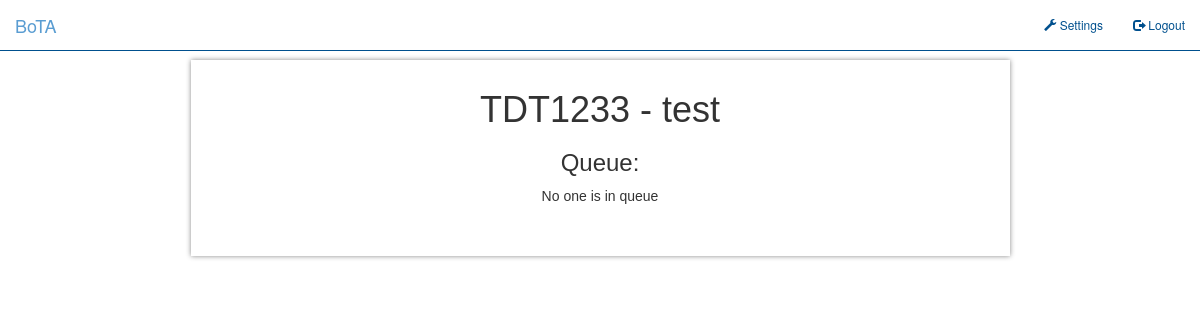
Before: /course/TDT1233/ta (signed in) with the older database file.
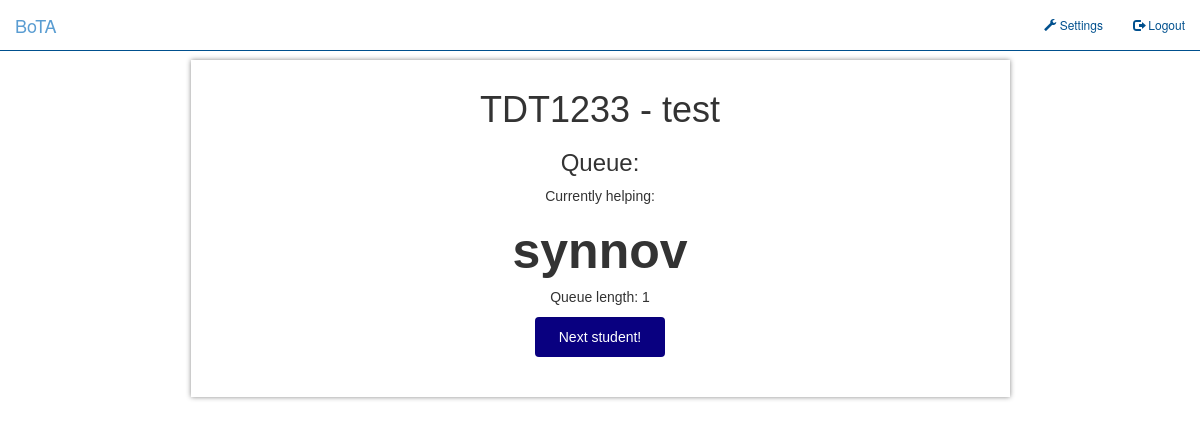
After: the same page with the newer database file.
### bota/course/models.py (models this page shows, shortened)
class Course(models.Model):
    course_id = models.CharField(max_length=10, unique=True,
                                help_text="Use upper case letters followed by 4 numbers: Example: TDT4100")
    name = models.CharField(max_length=80)
    nickname = models.CharField(max_length=20, blank=True, default="",
                                help_text="Please enter a nickname for the course if possible")
    term = models.CharField(max_length=20, blank=True,
                            help_text="Please use the following format: <season> <year>. Example: Spring 2017")
    description = models.CharField(max_length=45, blank=True, default="")

class Queue(models.Model):
    course_id = models.CharField(max_length=10, unique=True,
                                help_text="Use upper case letters followed by 4 numbers: Example: TDT4100")
    queue = models.CharField(max_length=255, blank=True, default="")

### bota/course/views.py (the view)
# urls.py: url(r'((?P<course_id>[A-Z]{3}\d+)/ta$)', views.course_ta),
@login_required(login_url='/login/')
def course_ta(request, course_id):
    username = request.user.username
    if not TAin.objects.filter(course__course_id=course_id, user_id__username=username).exists():
        return course(request, course_id)
    context = {
        'course_id': course_id,
        'next': queue.get_next(course_id),
        'queue_length': queue.get_length(course_id),
        'course_model': Course.objects.get(course_id=course_id),
    }
    return render(request, 'course_ta.html', context)

### bota/course/queue.py (called while the page is built)
def get_queue(course_id):
    try:
        queue_string = Queue.objects.get(course_id=course_id).queue
        if queue_string == "":
            return []
        queue_array = queue_string.split(',')
        return queue_array
    except Queue.DoesNotExist:
        return []

def get_next(course):
    queue = get_queue(course)
    if not queue.__len__() == 0:
        return queue[0]
    return None

def get_length(course):
    queue = get_queue(course)
    return queue.__len__()

### bota/course/templates/course_ta.html (shortened to what this page needs)
{% extends "border_frame.html" %}
{% block frame %}
        <div align="center">
                <h1>{{ course_id }} - {{ course_model.name }}</h1>
        </div>
        {% include 'course_ta_next_div.html' %}
{% endblock %}

### bota/templates/border_frame.html (shortened to what this page needs)
{% extends "base.html" %}
{% block content%}
    <div class="main-frame">
        <div class="main-container">
        {%  block frame %}
        {% endblock %}
        </div>
    </div>
{% endblock %}

### bota/templates/base.html (shortened to what this page needs)
{% load static %}
<!DOCTYPE html>
<html lang="en">
    <head>
        <link rel="stylesheet" type="text/css" href="{% static "css/bootstrap.css" %}">
        <link rel="stylesheet" type="text/css" href="{% static "css/login.css" %}">
        <link rel="stylesheet" type="text/css" href="{% static "css/style.css" %}">
    </head>
    <body>
        <nav class="navbar navbar-default navbar-fixed-top">
          <div class="container-fluid">
            <div class="navbar-header">
              <a class="navbar-brand" href="/">BoTA</a>
            </div>
          <div class="collapse navbar-collapse" id="mynavbar">
            <ul class="nav navbar-nav navbar-right">
                <li>
                    <a href="/settings" class = "navbar-elements"><span class="glyphicon glyphicon-wrench"></span> Settings</a>
                </li>
                    {% if request.user.is_authenticated %}
                        <li>
                            <a href="/logout" class = "navbar-elements"><span class="glyphicon glyphicon-log-out"></span> Logout</a>
                        </li>
                    {% else %}
                        <li>
                            <a href="/login" class = "navbar-elements"><span class="glyphicon glyphicon-log-in"></span> Login</a>
                        </li>
                    {% endif %}
            </ul>
          </div>
          </div>
        </nav>
        <div class="container-fluid" style="margin-top:60px;">
        {% block content %}
        {% endblock %}
        </div >
    </body>
</html>

### bota/course/templates/course_ta_next_div.html
<div class="course_ta_next_div" align="center">
    <h3>Queue:</h3>
    {% if next is none %}
        <p>No one is in queue</p>
    {% else %}
        <p>Currently helping: </p>
        <p><b style="font-size:50px">{{ next }}</b><br /> Queue length: {{ queue_length}} </p>
        <form action="/course/{{ course_id }}/rm_queue" method ="post">{% csrf_token %}
            <button  class="form-control btn-dequeue" type="submit" >Next student!</button>
        </form>
    {% endif %}
</div>

### bota/static/css/style.css (style rules this page uses)
:root { --main-color: #00508e; --main-color-hoover: #0a5a8e; --btn-color: #090080; }
.navbar-elements { font-size: 12px; }
.main-frame { width: 70%; background-color: white; margin: 0 auto; padding-bottom: 40px; box-shadow: 0px 0px 5px #888888; font-family: Helvetica; }
.main-container { width:80%; margin: 0px auto; position: relative; padding-top:10px;' text-align:center; overflow: auto; }
.btn-dequeue { width: 130px; height:40px; margin:5px 0 0 0; background-color: var(--btn-color); border:0px; color:white; }
@media screen and (min-width: 601px) { .main-frame { width: 70%; box-shadow: 0px 0px 5px #888888; } }
@media screen and (min-width: 601px) { .main-container { width:80%; } }

Changed rows visible on the page:
now on this page (row edited): Queue: queue "synnov"
changed Queue: queue empty → "synnov" (drawn)
Other visible differences:
{{ queue_length }}: (not shown) → "1"
text no longer shown: "No one is in queue"
text now shown: "Currently helping: Queue length: Next student!"
